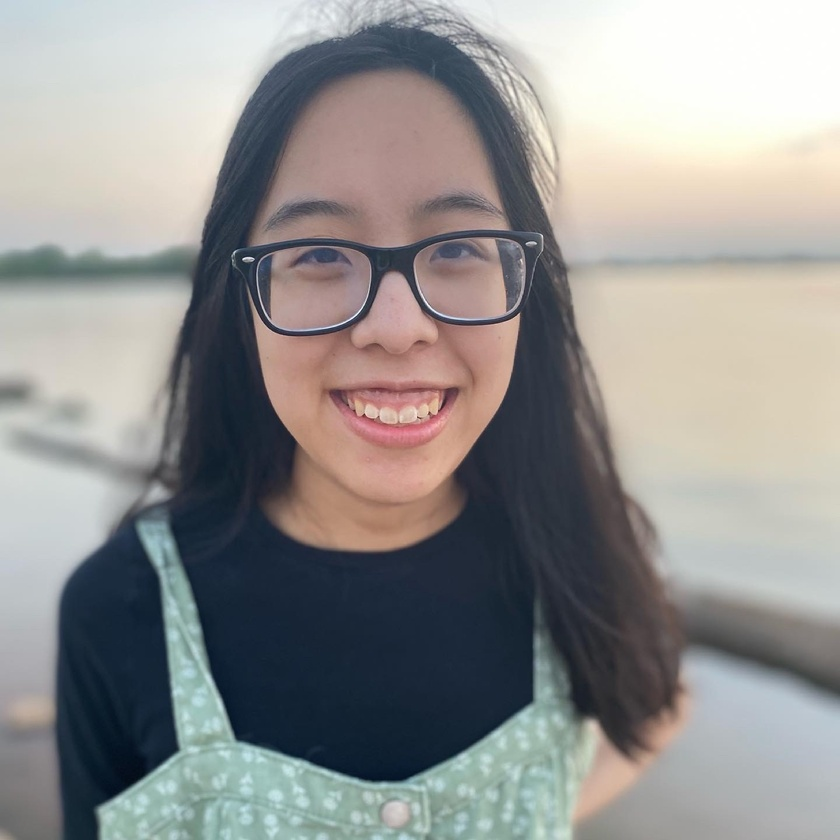
#> input picture Documents/colorpalette/wcdataset/Waverly.jpeg, 840 x 840 px, shrunk from 1440 x 1440 before the run
$ jupyter execute exploringeyedetection.ipynb
#> lines starting #> are read from the running program, lines starting #| are printed output that depends on the picture; after the words box and inside, x2 and y2 are one past the last pixel; in counts of white or black regions, pixels touching at a corner belong together
[cell 1]
cd wcdataset

[cell 2]
import numpy as np
import cv2
face_cascade = cv2.CascadeClassifier(cv2.data.haarcascades + "haarcascade_frontalface_default.xml")
eye_cascade = cv2.CascadeClassifier(cv2.data.haarcascades + "haarcascade_eye.xml")
#save the image(i) in the same directory
img = cv2.imread("Waverly.jpeg")
#> img is the input picture: shape (840, 840, 3); mean B, G, R 144, 145.2, 146.1
gray = cv2.cvtColor(img, cv2.COLOR_BGR2GRAY)
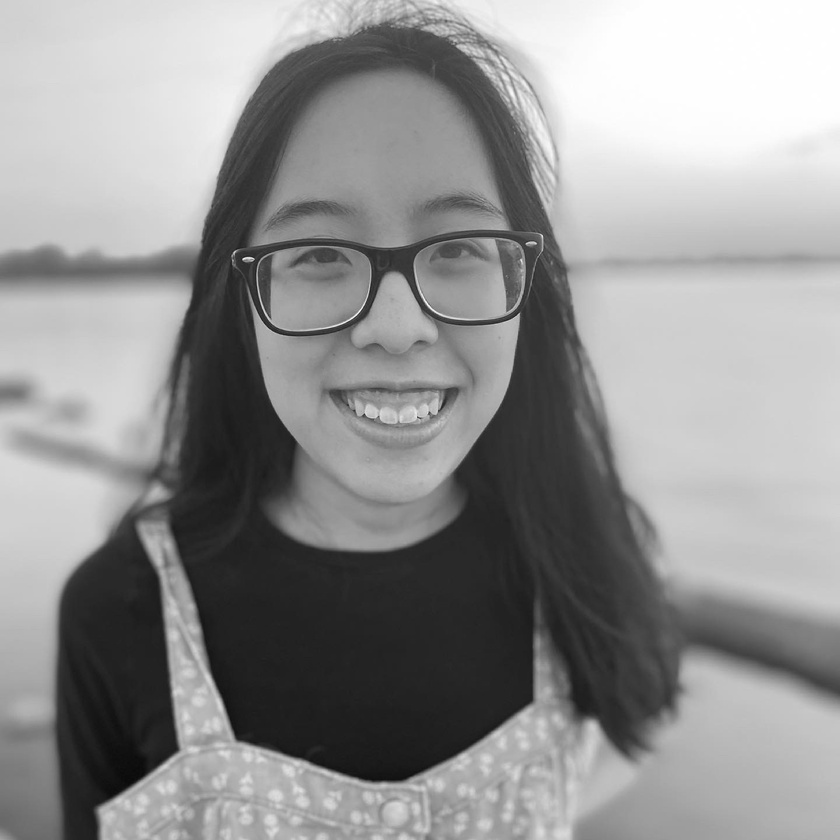
#> gray: shape (840, 840); min 10, max 255, mean 145.4
faces = face_cascade.detectMultiScale(gray, 1.3, 5)
#> faces = [[188, 105, 385, 385]]
for (x,y,w,h) in faces:
    img = cv2.rectangle(img,(x,y),(x+w,y+h),(255,0,0),2)
    roi_gray = gray[y:y+h, x:x+w]
    roi_color = img[y:y+h, x:x+w]
    eyes = eye_cascade.detectMultiScale(roi_gray)
#> this loop made 1 pass
#> (x, y, w, h, eyes) on pass 1: (188, 105, 385, 385, [[123, 265, 56, 56], [222, 107, 77, 77], [85, 108, 86, 86]])
#> pass 1, `img = cv2.rectangle(img,(x,y),(x+w,y+h),(255,0,0),2)`:
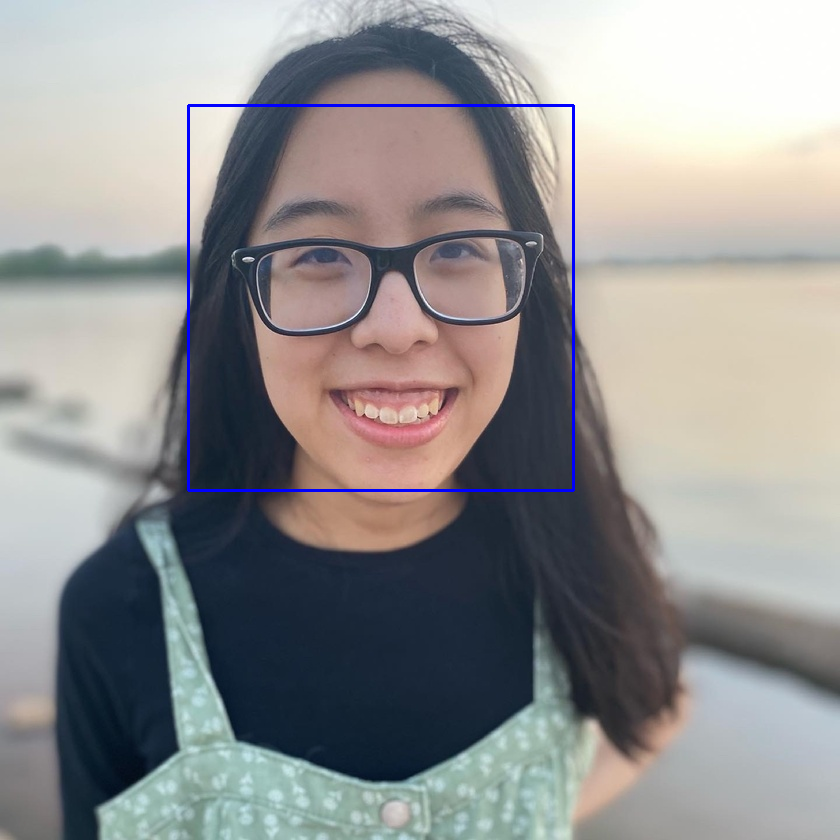
#> img: shape (840, 840, 3); 0.65% of pixels changed, all inside (x1, y1, x2, y2) = (187, 104, 575, 492)
#> pass 1, `roi_gray = gray[y:y+h, x:x+w]`:
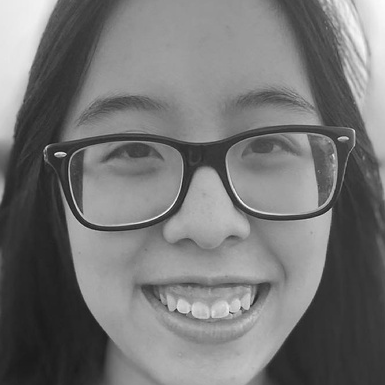
#> roi_gray: shape (385, 385); min 26, max 253, mean 117
#> pass 1, `roi_color = img[y:y+h, x:x+w]`:
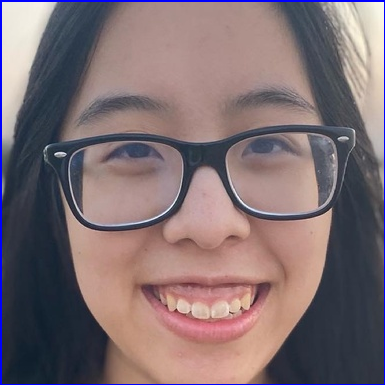
#> roi_color: shape (385, 385, 3); mean B, G, R 113.9, 109.9, 126.8
for (ex,ey,ew,eh) in eyes:
        cv2.rectangle(roi_color,(ex,ey),(ex+ew,ey+eh),(0,255,0),2)
#> this loop made 3 passes
#> (ex, ey, ew, eh) on passes 1 to 3: (123, 265, 56, 56), (222, 107, 77, 77), (85, 108, 86, 86)
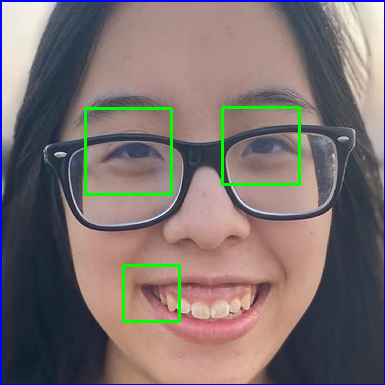
#> roi_color: shape (385, 385, 3); 1.76% of pixels changed, all inside (x1, y1, x2, y2) = (84, 106, 301, 323)
cv2.imshow('img',img)
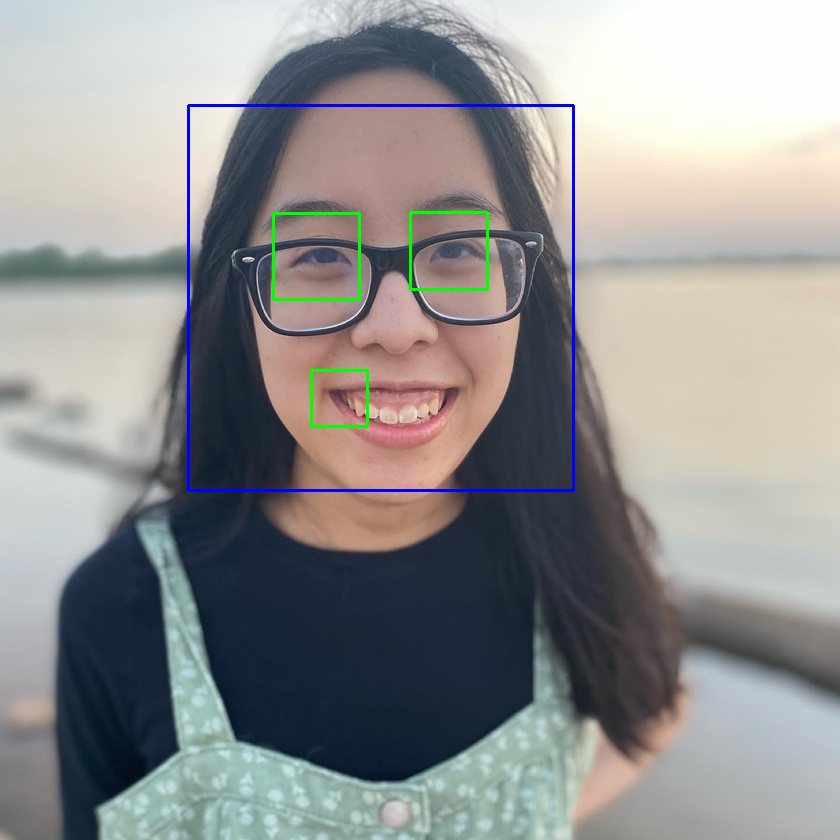
#> window 'img': shape (840, 840, 3); mean B, G, R 144.4, 144.9, 144.7
cv2.waitKey(1)
cv2.destroyAllWindows()

$ run again, with Documents/colorpalette/wcdataset/darkautumnwarm.png saved as Documents/colorpalette/wcdataset/Waverly.jpeg
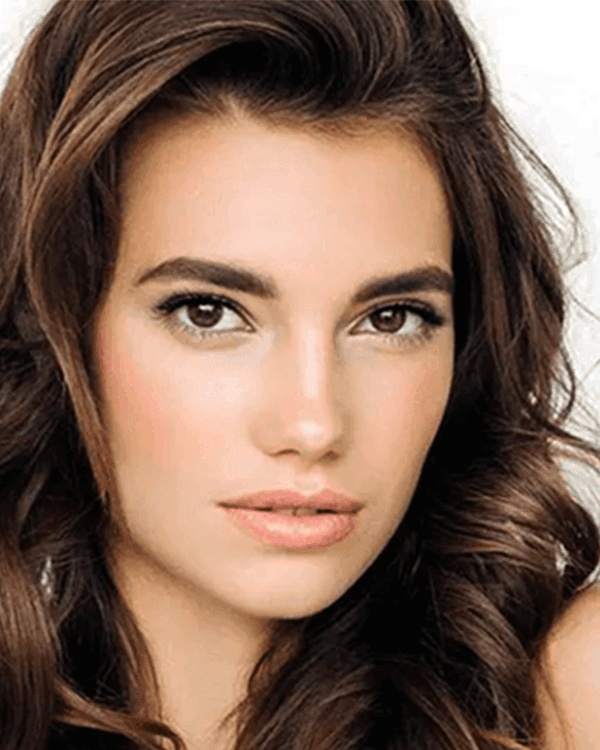
#> input picture Documents/colorpalette/wcdataset/darkautumnwarm.png, 600 x 750 px
#> img is the input picture: shape (750, 600, 3); mean B, G, R 85.9, 101.7, 129.2
#> faces = [[70, 144, 445, 445]]
#> the loop `for (x,y,w,h) in faces:` made 1 pass
#> (x, y, w, h, eyes) on pass 1: (70, 144, 445, 445, [[79, 118, 100, 100], [272, 131, 90, 90]])
#> the loop `for (ex,ey,ew,eh) in eyes:` made 2 passes
#> (ex, ey, ew, eh) on passes 1 to 2: (79, 118, 100, 100), (272, 131, 90, 90)
#> after the loop `for (ex,ey,ew,eh) in eyes:`:
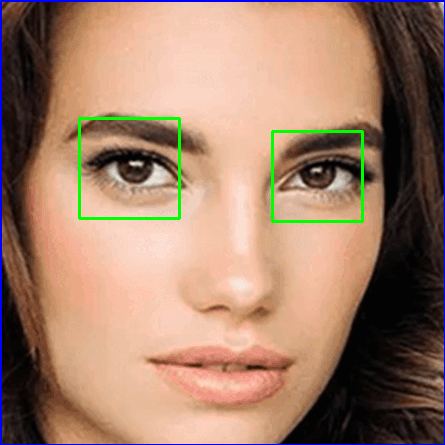
#> roi_color: shape (445, 445, 3); mean B, G, R 105.9, 126.7, 160.6
#> `cv2.imshow('img',img)`:
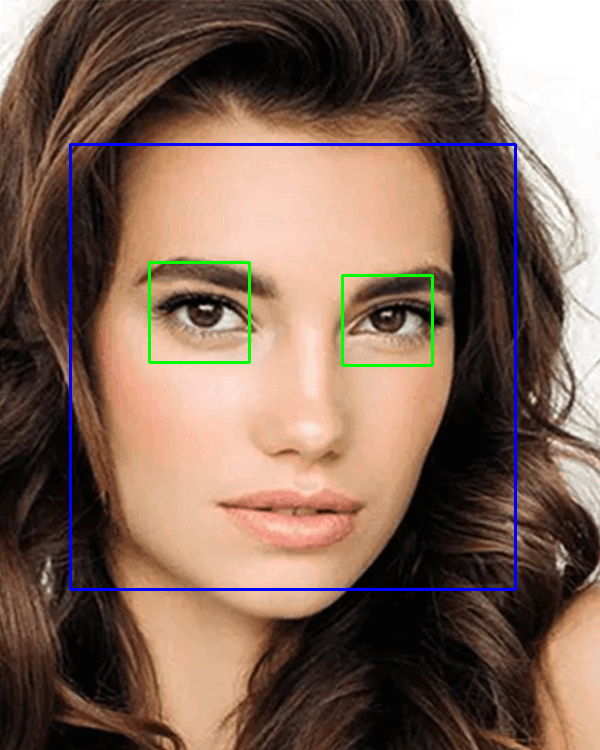
#> window 'img': shape (750, 600, 3); mean B, G, R 87.6, 101.4, 127

$ run again, with Documents/colorpalette/wcdataset/darkwintercool.png saved as Documents/colorpalette/wcdataset/Waverly.jpeg
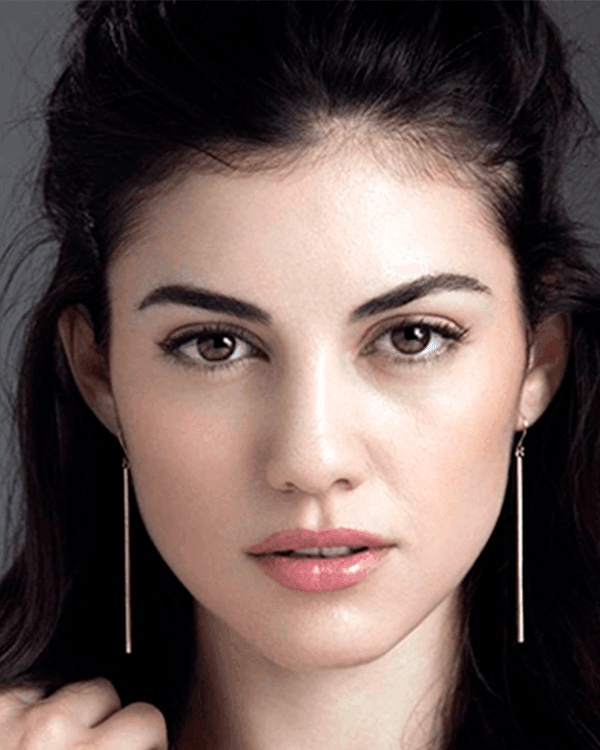
#> input picture Documents/colorpalette/wcdataset/darkwintercool.png, 600 x 750 px
#> img is the input picture: shape (750, 600, 3); mean B, G, R 84.5, 88.8, 106.8
#> faces = [[68, 162, 485, 485]]
#> the loop `for (x,y,w,h) in faces:` made 1 pass
#> the loop `for (ex,ey,ew,eh) in eyes:` made 3 passes
#> (ex, ey, ew, eh) on passes 1 to 3: (260, 307, 30, 30), (290, 127, 98, 98), (90, 132, 104, 104)
#> after the loop `for (ex,ey,ew,eh) in eyes:`:
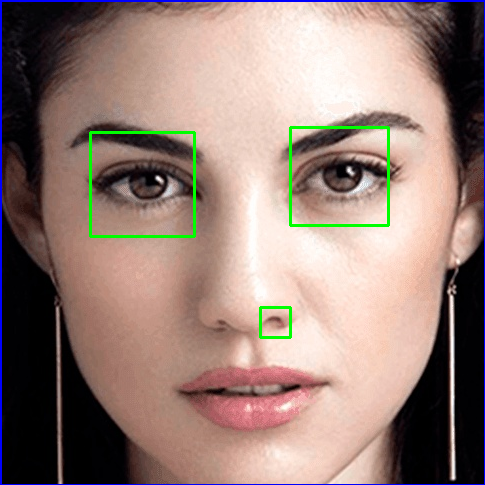
#> roi_color: shape (485, 485, 3); mean B, G, R 119.4, 127.6, 150.1
#> `cv2.imshow('img',img)`:
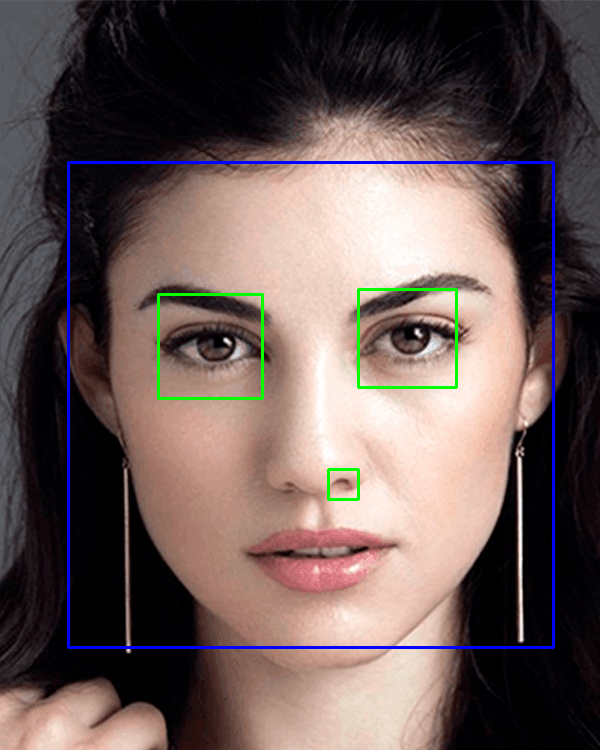
#> window 'img': shape (750, 600, 3); mean B, G, R 86.3, 88.9, 104.9
